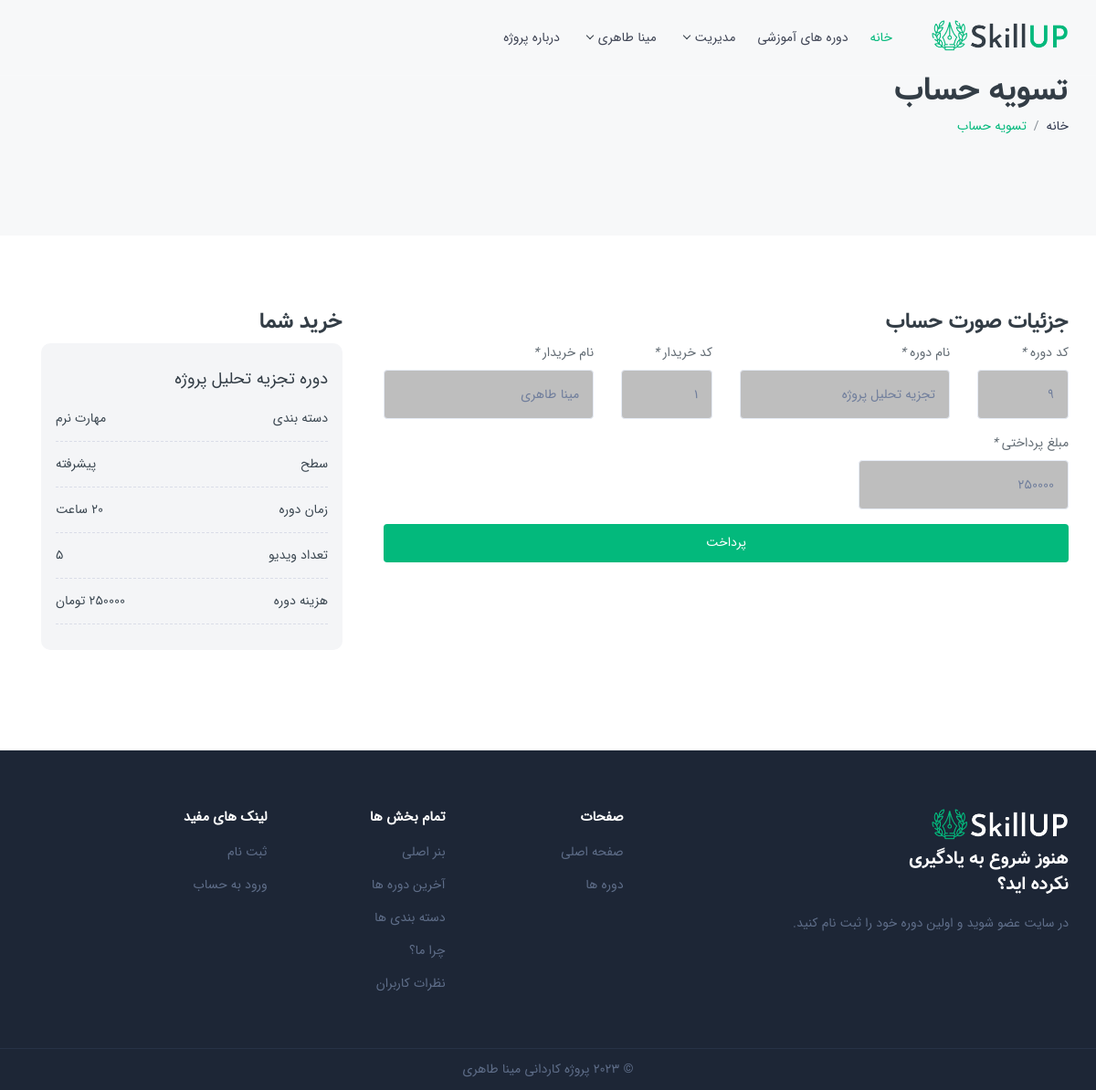
Screenshot of /course-checkout.php?id=9 (signed in) with the database file from the repository.
### tables this page shows
CREATE TABLE `courses` (
  `courseid` int(11) NOT NULL,
  `userid` int(11) NOT NULL,
  `name` varchar(150) NOT NULL,
  `description` text NOT NULL,
  `category` varchar(150) NOT NULL,
  `time` varchar(150) NOT NULL,
  `videonumber` int(11) NOT NULL,
  `level` varchar(150) NOT NULL,
  `image` varchar(150) NOT NULL,
  `link` text NOT NULL,
  `price` int(11) NOT NULL,
  `status` tinyint(4) NOT NULL
);

### course-checkout.php (the view, shortened to what this page needs)
<?php
include('inc/header.php');
$course_id = 0;
if (isset($_GET['id']))
    $course_id = $_GET['id'];
?>
<?php
$link = mysqli_connect("localhost", "root", "", "skillupdb");
mysqli_query($link, "set names utf8");
$query = "SELECT * FROM courses WHERE courseid='$course_id'";
$result = mysqli_query($link, $query);
if ($row = mysqli_fetch_array($result)) {
?>
<section class="page-title gray">
    <div class="container">
        <div class="row">
            <div class="col-lg-12 col-md-12">
                <div class="breadcrumbs-wrap">
                    <h1 class="breadcrumb-title font-2">تسویه حساب</h1>
                    <nav class="transparent">
                        <ol class="breadcrumb p-0">
                            <li class="breadcrumb-item"><a href="index.php">خانه</a></li>
                            <li class="breadcrumb-item active theme-cl" aria-current="page">تسویه حساب</li>
                        </ol>
                    </nav>
                </div>
            </div>
        </div>
    </div>
</section>
<section class="gray-simple">
    <div class="container">
        <div class="row frm_submit_block">
            <div class="col-lg-8 col-md-12 col-sm-12">
                <div class="submit-page mb-4">
                    <form class="row" action="action-checkout.php" method="post">
                        <div class="col-lg-12 col-md-12 col-sm-12">
                            <h3 class="mr-0 font-2">جزئیات صورت حساب</h3>
                        </div>
                        <div class="col-lg-2 col-md-6 col-sm-12">
                            <div class="form-group">
                                <label> کد دوره <i class="req">*</i></label>
                                <input name="CourseId" value="<?= $course_id ?>" type="text" class="form-control"
                                    style="background-color: rgba(169,169,169,0.75)" readonly />
                            </div>
                        </div>
                        <div class="col-lg-4 col-md-6 col-sm-12">
                            <div class="form-group">
                                <label> نام دوره <i class="req">*</i></label>
                                <input name="CourseName" value="<?= $row['name'] ?>" type="text" class="form-control"
                                    style="background-color: rgba(169,169,169,0.75)" readonly />
                            </div>
                        </div>
                        <div class="col-lg-2 col-md-6 col-sm-12">
                            <div class="form-group">
                                <label> کد خریدار <i class="req">*</i></label>
                                <input name="UserId" value="<?= $_SESSION['userid'] ?>" type="text" class="form-control"
                                    style="background-color: rgba(169,169,169,0.75)" readonly />
                            </div>
                        </div>
                        <div class="col-lg-4 col-md-6 col-sm-12">
                            <div class="form-group">
                                <label> نام خریدار <i class="req">*</i></label>
                                <input name="Name" value="<?= $_SESSION['name'] ?>" type=" text" class="form-control"
                                    style="background-color: rgba(169,169,169,0.75)" readonly />
                            </div>
                        </div>
                        <div class="col-lg-4 col-md-6 col-sm-12">
                            <div class="form-group">
                                <label> مبلغ پرداختی <i class="req">*</i></label>
                                <input name="Price" value="<?= $row['price'] ?>" type=" text" class="form-control"
                                    style="background-color: rgba(169,169,169,0.75)" readonly />
                            </div>
                        </div>
                        <div class="col-lg-12 col-md-12 col-sm-12">
                            <div class="form-group">
                                <button type="submit" class="btn theme-bg btm-md full-width">پرداخت</button>
                            </div>
                        </div>
                    </form>
                </div>
            </div>
            <div class="col-lg-4 col-md-12 col-sm-12">
                <div class="col-lg-12 col-md-12 col-sm-12">
                    <h3 class="font-2">خرید شما</h3>
                </div>
                <div class="col-lg-12 col-md-12 col-sm-12">
                    <div class="pro_product_wrap">
                        <h5>دوره <?= $row['name'] ?></h5>
                        <ul>
                            <li><strong> دسته بندی</strong><?= $row['category'] ?></li>
                            <li><strong> سطح</strong><?= $row['level'] ?></li>
                            <li><strong> زمان دوره</strong><?= $row['time'] ?></li>
                            <li><strong> تعداد ویدیو</strong><?= $row['videonumber'] ?></li>
                            <li><strong>هزینه دوره</strong><?= $row['price'] ?> تومان</li>
                        </ul>
                    </div>
                </div>
            </div>
        </div>
    </div>
</section>
<?php
}
include('inc/footer.php');
?>

### rows the page displays
courses: CourseName "تجزیه تحلیل پروژه", Price "250000", name "تجزیه تحلیل پروژه", category "مهارت نرم", level "پیشرفته", time "20 ساعت", videonumber "5"

### other values shown
$_SESSION["name"] "مینا طاهری"
